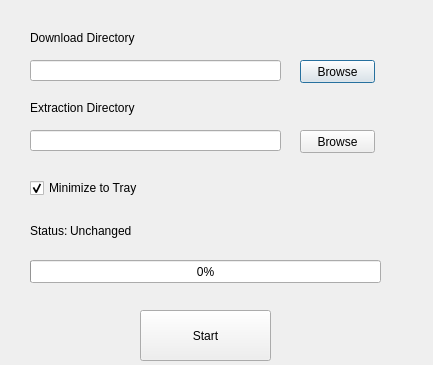
<?xml version="1.0" encoding="UTF-8"?>
<ui version="4.0">
 <class>Dialog</class>
 <widget class="QDialog" name="Dialog">
  <property name="geometry">
   <rect>
    <x>0</x>
    <y>0</y>
    <width>433</width>
    <height>365</height>
   </rect>
  </property>
  <property name="windowTitle">
   <string>Dialog</string>
  </property>
  <widget class="QLineEdit" name="FileName">
   <property name="geometry">
    <rect>
     <x>30</x>
     <y>60</y>
     <width>251</width>
     <height>21</height>
    </rect>
   </property>
  </widget>
  <widget class="QPushButton" name="browse">
   <property name="geometry">
    <rect>
     <x>300</x>
     <y>60</y>
     <width>75</width>
     <height>23</height>
    </rect>
   </property>
   <property name="text">
    <string>Browse</string>
   </property>
  </widget>
  <widget class="QLabel" name="label">
   <property name="geometry">
    <rect>
     <x>30</x>
     <y>30</y>
     <width>181</width>
     <height>16</height>
    </rect>
   </property>
   <property name="text">
    <string>Download Directory</string>
   </property>
  </widget>
  <widget class="QLineEdit" name="FileName2">
   <property name="geometry">
    <rect>
     <x>30</x>
     <y>130</y>
     <width>251</width>
     <height>21</height>
    </rect>
   </property>
  </widget>
  <widget class="QLabel" name="label_2">
   <property name="geometry">
    <rect>
     <x>30</x>
     <y>100</y>
     <width>181</width>
     <height>16</height>
    </rect>
   </property>
   <property name="text">
    <string>Extraction Directory</string>
   </property>
  </widget>
  <widget class="QPushButton" name="browse_2">
   <property name="geometry">
    <rect>
     <x>300</x>
     <y>130</y>
     <width>75</width>
     <height>23</height>
    </rect>
   </property>
   <property name="text">
    <string>Browse</string>
   </property>
  </widget>
  <widget class="QCheckBox" name="checkBox">
   <property name="geometry">
    <rect>
     <x>30</x>
     <y>180</y>
     <width>181</width>
     <height>16</height>
    </rect>
   </property>
   <property name="text">
    <string>Minimize to Tray</string>
   </property>
   <property name="checked">
    <bool>true</bool>
   </property>
  </widget>
  <widget class="QPushButton" name="start">
   <property name="geometry">
    <rect>
     <x>140</x>
     <y>310</y>
     <width>131</width>
     <height>51</height>
    </rect>
   </property>
   <property name="text">
    <string>Start</string>
   </property>
  </widget>
  <widget class="QLabel" name="label_3">
   <property name="geometry">
    <rect>
     <x>30</x>
     <y>200</y>
     <width>91</width>
     <height>61</height>
    </rect>
   </property>
   <property name="text">
    <string>Status:</string>
   </property>
  </widget>
  <widget class="QProgressBar" name="progressBar">
   <property name="geometry">
    <rect>
     <x>30</x>
     <y>260</y>
     <width>351</width>
     <height>23</height>
    </rect>
   </property>
   <property name="value">
    <number>0</number>
   </property>
  </widget>
  <widget class="QLabel" name="label_4">
   <property name="geometry">
    <rect>
     <x>70</x>
     <y>200</y>
     <width>331</width>
     <height>61</height>
    </rect>
   </property>
   <property name="text">
    <string>Unchanged</string>
   </property>
  </widget>
 </widget>
 <resources/>
 <connections/>
</ui>
